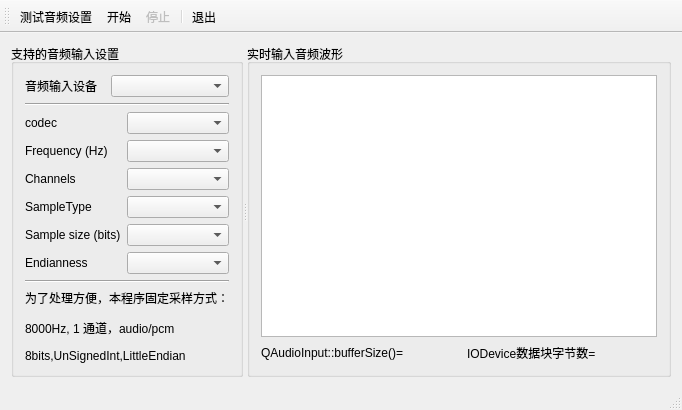
<?xml version="1.0" encoding="UTF-8"?>
<ui version="4.0">
 <class>MainWindow</class>
 <widget class="QMainWindow" name="MainWindow">
  <property name="geometry">
   <rect>
    <x>0</x>
    <y>0</y>
    <width>604</width>
    <height>393</height>
   </rect>
  </property>
  <property name="windowTitle">
   <string>MainWindow</string>
  </property>
  <widget class="QWidget" name="centralWidget">
   <layout class="QVBoxLayout" name="verticalLayout_3">
    <item>
     <widget class="QSplitter" name="splitter">
      <property name="orientation">
       <enum>Qt::Horizontal</enum>
      </property>
      <widget class="QGroupBox" name="groupBoxDevice">
       <property name="maximumSize">
        <size>
         <width>300</width>
         <height>16777215</height>
        </size>
       </property>
       <property name="title">
        <string>支持的音频输入设置</string>
       </property>
       <layout class="QVBoxLayout" name="verticalLayout">
        <item>
         <layout class="QHBoxLayout" name="horizontalLayout">
          <item>
           <widget class="QLabel" name="label">
            <property name="maximumSize">
             <size>
              <width>80</width>
              <height>16777215</height>
             </size>
            </property>
            <property name="text">
             <string>音频输入设备</string>
            </property>
           </widget>
          </item>
          <item>
           <widget class="QComboBox" name="comboDevices"/>
          </item>
         </layout>
        </item>
        <item>
         <widget class="Line" name="line">
          <property name="orientation">
           <enum>Qt::Horizontal</enum>
          </property>
         </widget>
        </item>
        <item>
         <layout class="QGridLayout" name="gridLayout">
          <item row="0" column="0">
           <widget class="QLabel" name="actualCodecLabel">
            <property name="text">
             <string>codec</string>
            </property>
           </widget>
          </item>
          <item row="0" column="1">
           <widget class="QComboBox" name="comboCodec"/>
          </item>
          <item row="1" column="0">
           <widget class="QLabel" name="actualFreqLabel">
            <property name="text">
             <string>Frequency (Hz)</string>
            </property>
           </widget>
          </item>
          <item row="1" column="1">
           <widget class="QComboBox" name="comboSampleRate">
            <property name="sizePolicy">
             <sizepolicy hsizetype="Expanding" vsizetype="Fixed">
              <horstretch>0</horstretch>
              <verstretch>0</verstretch>
             </sizepolicy>
            </property>
           </widget>
          </item>
          <item row="2" column="0">
           <widget class="QLabel" name="actualChannelLabel">
            <property name="text">
             <string>Channels</string>
            </property>
           </widget>
          </item>
          <item row="2" column="1">
           <widget class="QComboBox" name="comboChannels"/>
          </item>
          <item row="3" column="0">
           <widget class="QLabel" name="actualSampleTypeLabel">
            <property name="text">
             <string>SampleType</string>
            </property>
           </widget>
          </item>
          <item row="3" column="1">
           <widget class="QComboBox" name="comboSampleTypes"/>
          </item>
          <item row="4" column="0">
           <widget class="QLabel" name="actualSampleSizeLabel">
            <property name="text">
             <string>Sample size (bits)</string>
            </property>
           </widget>
          </item>
          <item row="4" column="1">
           <widget class="QComboBox" name="comboSampleSizes"/>
          </item>
          <item row="5" column="0">
           <widget class="QLabel" name="actualEndianLabel">
            <property name="text">
             <string>Endianness</string>
            </property>
           </widget>
          </item>
          <item row="5" column="1">
           <widget class="QComboBox" name="comboByteOrder"/>
          </item>
         </layout>
        </item>
        <item>
         <widget class="Line" name="line_2">
          <property name="orientation">
           <enum>Qt::Horizontal</enum>
          </property>
         </widget>
        </item>
        <item>
         <widget class="QLabel" name="label_2">
          <property name="text">
           <string>&lt;html&gt;&lt;head/&gt;&lt;body&gt;&lt;p&gt;为了处理方便，本程序固定采样方式：&lt;/p&gt;&lt;p&gt;8000Hz, 1 通道，audio/pcm&lt;/p&gt;&lt;p&gt;8bits,UnSignedInt,LittleEndian&lt;/p&gt;&lt;/body&gt;&lt;/html&gt;</string>
          </property>
          <property name="textFormat">
           <enum>Qt::AutoText</enum>
          </property>
         </widget>
        </item>
        <item>
         <spacer name="verticalSpacer">
          <property name="orientation">
           <enum>Qt::Vertical</enum>
          </property>
          <property name="sizeHint" stdset="0">
           <size>
            <width>20</width>
            <height>5</height>
           </size>
          </property>
         </spacer>
        </item>
       </layout>
      </widget>
      <widget class="QGroupBox" name="groupBox_2">
       <property name="title">
        <string>实时输入音频波形</string>
       </property>
       <layout class="QVBoxLayout" name="verticalLayout_2">
        <item>
         <widget class="QChartView" name="chartView"/>
        </item>
        <item>
         <layout class="QHBoxLayout" name="horizontalLayout_2">
          <item>
           <widget class="QLabel" name="LabBufferSize">
            <property name="minimumSize">
             <size>
              <width>200</width>
              <height>0</height>
             </size>
            </property>
            <property name="text">
             <string>QAudioInput::bufferSize()=</string>
            </property>
           </widget>
          </item>
          <item>
           <spacer name="horizontalSpacer">
            <property name="orientation">
             <enum>Qt::Horizontal</enum>
            </property>
            <property name="sizeHint" stdset="0">
             <size>
              <width>40</width>
              <height>20</height>
             </size>
            </property>
           </spacer>
          </item>
          <item>
           <widget class="QLabel" name="LabBlockSize">
            <property name="minimumSize">
             <size>
              <width>190</width>
              <height>0</height>
             </size>
            </property>
            <property name="text">
             <string>IODevice数据块字节数=</string>
            </property>
           </widget>
          </item>
         </layout>
        </item>
       </layout>
      </widget>
     </widget>
    </item>
   </layout>
  </widget>
  <widget class="QMenuBar" name="menuBar">
   <property name="geometry">
    <rect>
     <x>0</x>
     <y>0</y>
     <width>604</width>
     <height>17</height>
    </rect>
   </property>
  </widget>
  <widget class="QToolBar" name="mainToolBar">
   <property name="toolButtonStyle">
    <enum>Qt::ToolButtonTextUnderIcon</enum>
   </property>
   <attribute name="toolBarArea">
    <enum>TopToolBarArea</enum>
   </attribute>
   <attribute name="toolBarBreak">
    <bool>false</bool>
   </attribute>
   <addaction name="actDeviceTest"/>
   <addaction name="actStart"/>
   <addaction name="actStop"/>
   <addaction name="separator"/>
   <addaction name="actQuit"/>
  </widget>
  <widget class="QStatusBar" name="statusBar"/>
  <action name="actDeviceTest">
   <property name="icon">
    <iconset resource="res.qrc">
     <normaloff>:/images/images/22.ico</normaloff>:/images/images/22.ico</iconset>
   </property>
   <property name="text">
    <string>测试音频设置</string>
   </property>
   <property name="toolTip">
    <string>测试音频设置</string>
   </property>
  </action>
  <action name="actStart">
   <property name="icon">
    <iconset resource="res.qrc">
     <normaloff>:/images/images/626.bmp</normaloff>:/images/images/626.bmp</iconset>
   </property>
   <property name="text">
    <string>开始</string>
   </property>
   <property name="toolTip">
    <string>开始</string>
   </property>
  </action>
  <action name="actStop">
   <property name="enabled">
    <bool>false</bool>
   </property>
   <property name="icon">
    <iconset resource="res.qrc">
     <normaloff>:/images/images/624.bmp</normaloff>:/images/images/624.bmp</iconset>
   </property>
   <property name="text">
    <string>停止</string>
   </property>
   <property name="toolTip">
    <string>停止</string>
   </property>
  </action>
  <action name="actQuit">
   <property name="icon">
    <iconset resource="res.qrc">
     <normaloff>:/images/images/132.bmp</normaloff>:/images/images/132.bmp</iconset>
   </property>
   <property name="text">
    <string>退出</string>
   </property>
   <property name="toolTip">
    <string>退出</string>
   </property>
  </action>
 </widget>
 <layoutdefault spacing="6" margin="11"/>
 <customwidgets>
  <customwidget>
   <class>QChartView</class>
   <extends>QGraphicsView</extends>
   <header location="global">qchartview.h</header>
  </customwidget>
 </customwidgets>
 <resources>
  <include location="res.qrc"/>
 </resources>
 <connections>
  <connection>
   <sender>actQuit</sender>
   <signal>triggered()</signal>
   <receiver>MainWindow</receiver>
   <slot>close()</slot>
   <hints>
    <hint type="sourcelabel">
     <x>-1</x>
     <y>-1</y>
    </hint>
    <hint type="destinationlabel">
     <x>301</x>
     <y>196</y>
    </hint>
   </hints>
  </connection>
 </connections>
</ui>
